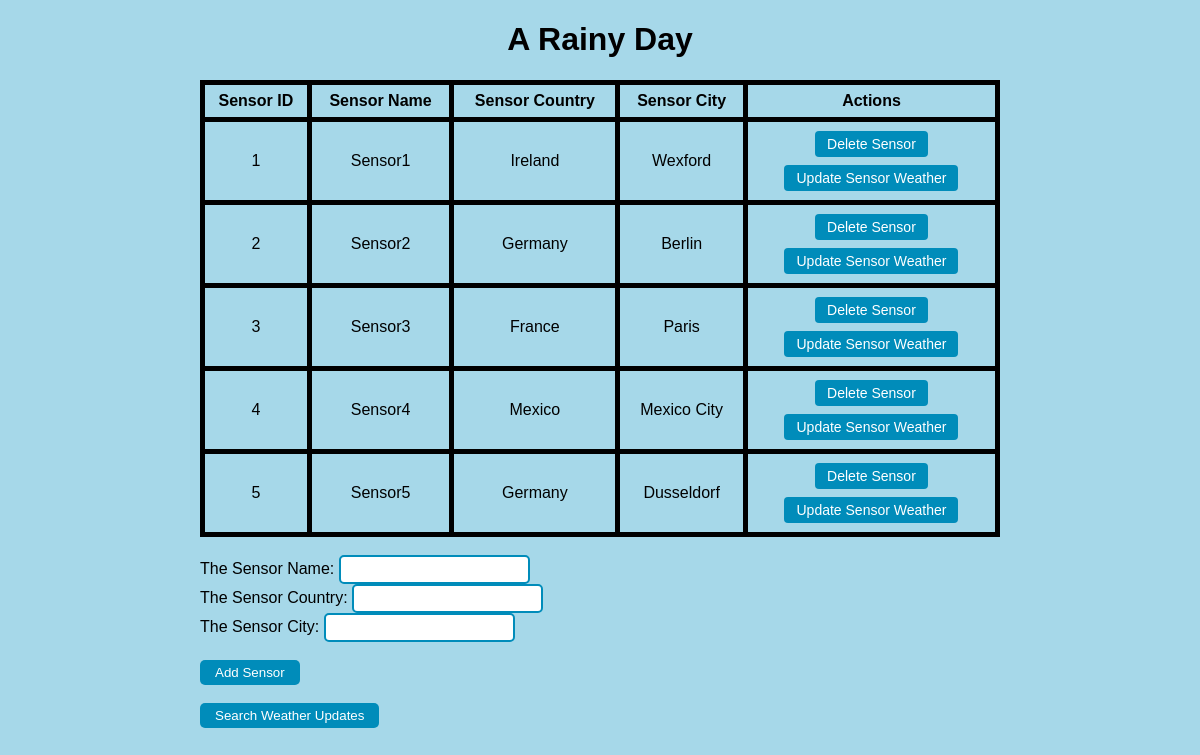
The page / on the database its author committed.
### app.py (models this page shows, shortened)
class Sensor(db.Model):
    id = db.Column(db.Integer, primary_key=True)
    name = db.Column(db.String(40))
    country = db.Column(db.String(40))
    city = db.Column(db.String(40))
    weather = db.relationship(
        "WeatherUpdate", backref="sensor", lazy=True,
    )

### app.py (the view)
@app.route("/", methods=["POST", "GET"])
def index():
    if request.method == "POST":
        sensor_name = request.form["name"]
        sensor_country = request.form["country"]
        sensor_city = request.form["city"]
        new_sensor = Sensor(name = sensor_name, country=sensor_country, city=sensor_city)
        try:
            db.session.add(new_sensor)
            db.session.commit()
            return redirect("/")
        except:
            return "unexpected error"
    else:
            sensors = Sensor.query.order_by(Sensor.id).all()
            return render_template("index.html", sensors=sensors)

### templates/index.html (shortened to what this page needs)
{% extends 'base.html' %}
{% block body %}
<div class="content">
    <h1 style="text-align: center">A Rainy Day</h1>
    <table>
        <tr>
            <th>Sensor ID</th>
            <th>Sensor Name</th>
            <th>Sensor Country</th>
            <th>Sensor City</th>
            <th>Actions</th>
        </tr>
        {% for sensor in sensors %}
            <tr>
                <td>{{ sensor.id }}</td>
                <td>{{ sensor.name }}</td>
                <td>{{ sensor.country }}</td>
                <td>{{ sensor.city }}</td>
                <td>
                    <button class="button" onclick="location.href = '/delete/{{sensor.id}}';" id="myButton" >Delete Sensor</button>
                    <br>
                    <button class="button" onclick="location.href = '/update/{{sensor.id}}';" id="myButton">Update Sensor Weather</button>
                </td>
            </tr>
        {% endfor %}
    </table>
<form action="/" method="POST">
    <br>
    <label for="name">The Sensor Name:</label>
    <input type="text" name="name" id="name" pattern="[^A-Za-z0-9]+" title="Valid Sensor Name"><br>
    <label for="country">The Sensor Country: </label>
    <input type="text" name="country" id="country" pattern="[A-Za-z]*" title="Valid Country Name"><br>
    <label for="city">The Sensor City:</label>
    <input type="text" name="city" id="city" pattern="[A-Za-z]*" title="Valid City Name"><br>
<br>
    <input type="submit" value="Add Sensor">
    <br>
</form>
<br>
<form action="/search">
    <input type="submit" value="Search Weather Updates" />
    <br>
    <br>
</form>
</div>
{% endblock %}

### static/css/main.css (style rules this page uses)
body, html { margin: 0; font-family: 'Trebuchet MS', sans-serif; background-color: rgb(166, 216, 233); }
.button { background-color: #008CBA; border: none; color: white; padding: 5px 12px; text-align: center; text-decoration: none; display: inline-block; font-size: 14px; margin: 4px 2px; cursor: pointer; border-radius: 4px; }
.content { margin: 0 auto; width: 800px; }
table, td, th { border: 5px solid rgb(0, 0, 0); }
table { border-collapse: collapse; width: 100%; }
th { height: 30px; }
td { text-align: center; padding: 5px; }
input[type=submit] { color: rgb(255, 255, 255); padding:5px 15px; background:#008CBA; border:0 none; cursor:pointer; -webkit-border-radius: 5px; border-radius: 5px; }
input[type=text] { color: rgb(255, 255, 255); padding:5px; border:2px solid #008CBA; -webkit-border-radius: 5px; border-radius: 5px; text-align: left; }

### rows shown on the page
Sensor: id "1", name "Sensor1", country "Ireland", city "Wexford"
Sensor: id "2", name "Sensor2", country "Germany", city "Berlin"
Sensor: id "3", name "Sensor3", country "France", city "Paris"
Sensor: id "4", name "Sensor4", country "Mexico", city "Mexico City"
Sensor: id "5", name "Sensor5", country "Germany", city "Dusseldorf"
